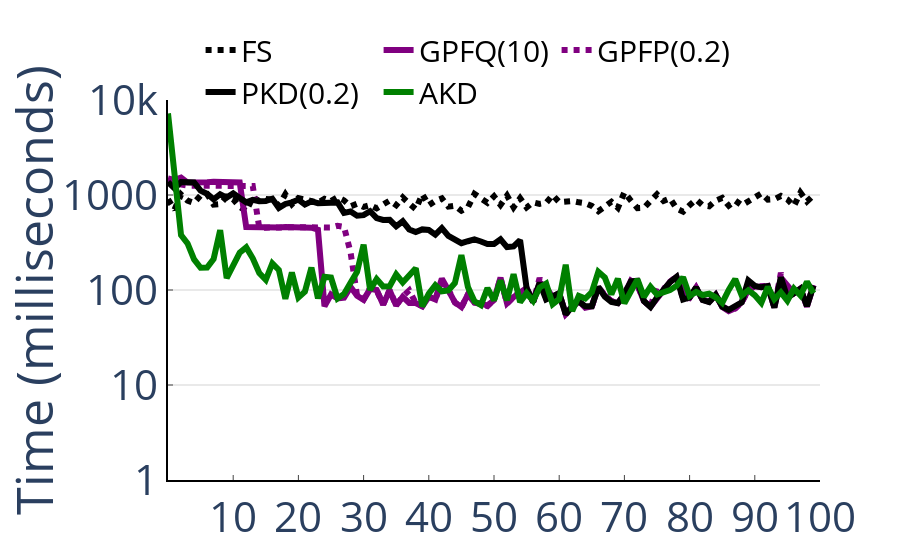

The notebook cell this image was saved under:
### Code cell
a = per_query('Uniform8', ['FullScan', 'ProgressiveIndexQueryLimit', 'ProgressiveIndexTimeLimit', 'ProgressiveIndexBelow', 'CrackingKDTree'], 100)
save_figure(a, 'over_interactive_threshold.pdf')
a
